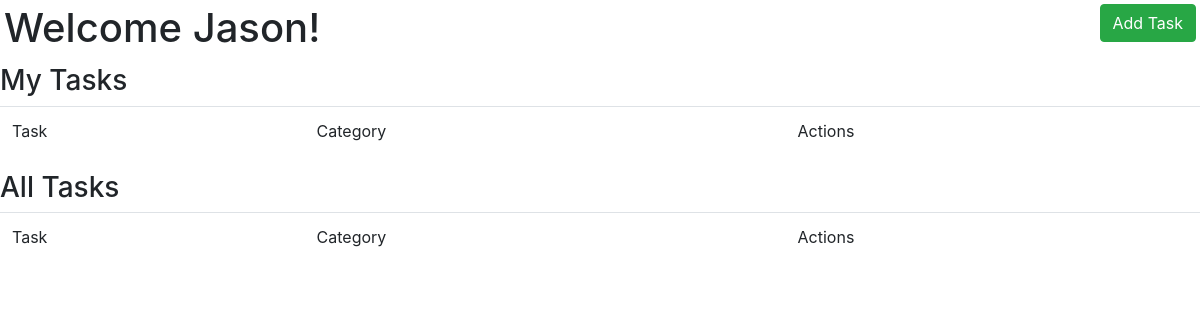
/dashboard (signed in), run on an earlier commit of the app's database.
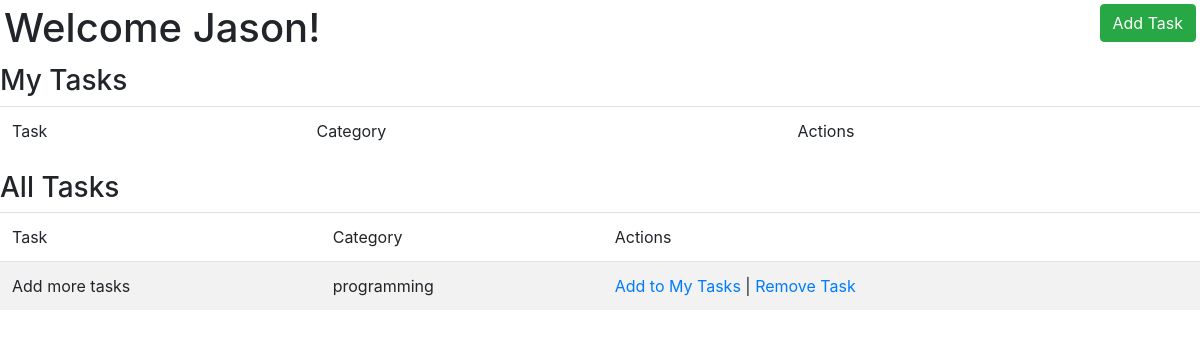
And on a later commit of the database.
### main/models.py (models this page shows)
class Task(models.Model):
    task_name = models.CharField(max_length=64)
    category = models.CharField(max_length=64)
    completed = models.BooleanField(default = False)
    users = models.ManyToManyField(User, related_name="tasks")
    created_at = models.DateTimeField(auto_now_add=True)
    updated_at = models.DateTimeField(auto_now=True)

### main/views.py (the view)
# urls.py: path('dashboard', views.dashboard),
def dashboard(request):
    context = {
        "this_user": User.objects.get(id=request.session['uid']),
        "all_tasks": Task.objects.all(),
    }
    return render(request, "dashboard.html", context)

### main/templates/dashboard.html (shortened to what this page needs)
<!DOCTYPE html>
<html lang="en">
<head>
    <link rel="stylesheet" href="https://cdn.jsdelivr.net/npm/bootstrap@4.6.0/dist/css/bootstrap.min.css">
    {% load static %}
    <link rel="stylesheet" href="{% static 'css/style.css' %}">
</head>
<body>
    <div class="d-flex justify-content-between p-1">
        <h1>Welcome {{ this_user.username }}!</h1>
        <a href="/new_task"><button class = "btn btn-success">Add Task</button></a>
    </div>
    <h3>My Tasks</h3>
    <table class="table table-striped table bordered">
        <thead>
            <tr>
                <td>Task</td>
                <td>Category</td>
                <td>Actions</td>
            </tr>
        </thead>
    </table>
    <h3>All Tasks</h3>
    <table class="table table-striped table bordered">
        <thead>
            <tr>
                <td>Task</td>
                <td>Category</td>
                <td>Actions</td>
            </tr>
        </thead>
        <tbody>
            {% for task in all_tasks %}
                {% if task not in this_user.tasks.all %}
                <tr>
                    <td>{{ task.task_name }}</td>
                    <td>{{ task.category }}</td>
                    <td><a href="/add_task/{{task.id}}">Add to My Tasks</a> | <a href="/remove_task/{{task.id}}">Remove Task</a></td>
                </tr>
                {% endif %}
            {% endfor %}
        </tbody>
    </table>
</body>
</html>

What changed in the data, as far as the page shows it:
added Task: task_name "Add more tasks", category "programming"
